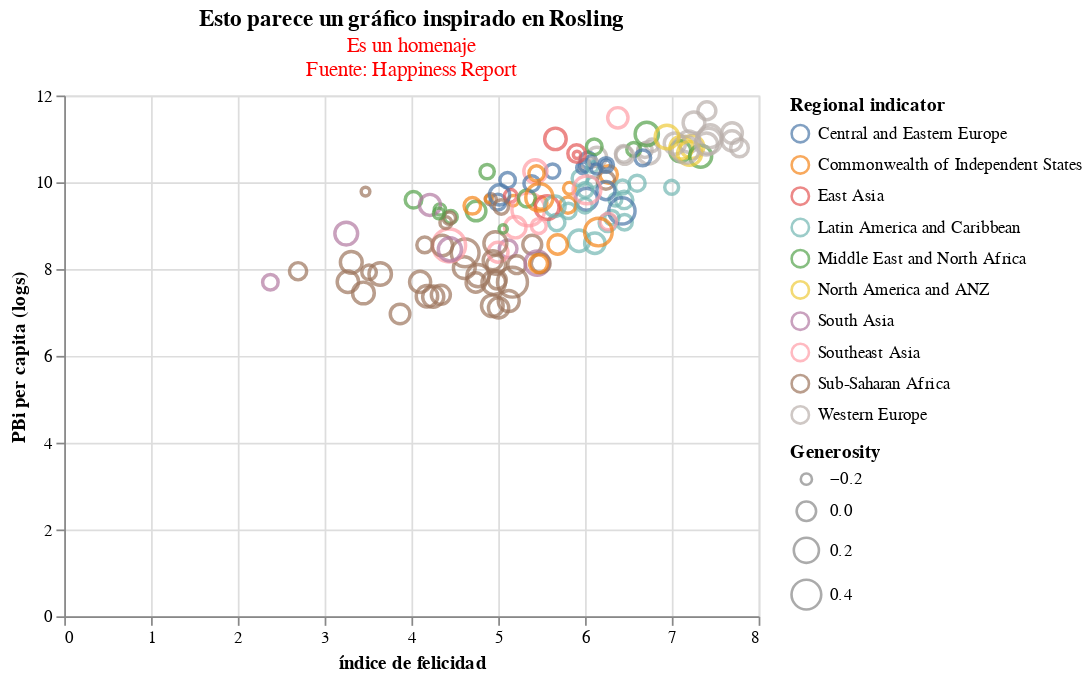

Notebook code for this chart:
### Code cell
#Cambiando los titulos de los ejes
## Para ver los palettes disponibles https://vega.github.io/vega/docs/schemes/
alt.Chart(happy).mark_point().encode(
    x = alt.X("Life Ladder:Q",  title = "índice de felicidad"),
    y = alt.Y("Log GDP per capita:Q" ,  title = "PBi per capita (logs)"),
    color = alt.Color("Regional indicator", scale=alt.Scale(scheme='tableau10')),
    size = alt.Size('Generosity')
    ).interactive().properties(
    title={
      "text": ["Esto parece un gráfico inspirado en Rosling"], 
      "subtitle": ["Es un homenaje",
                   "Fuente: Happiness Report"],
      "color": "Black",
      "subtitleColor": "Red"
    })

### Figure 1 — Vega-Lite specification as saved in the notebook (floating-point values rounded to 4 significant figures; data arrays with more than 128 entries replaced by an {"elided": "..."} marker saying what was removed)
{"config": {"view": {"continuousWidth": 400, "continuousHeight": 300}}, "data": {"name": "data-47ad6161b4b1992334eddc97066a403a"}, "mark": "point", "encoding": {"color": {"type": "nominal", "field": "Regional indicator", "scale": {"scheme": "tableau10"}}, "size": {"type": "quantitative", "field": "Generosity"}, "x": {"type": "quantitative", "field": "Life Ladder", "title": "índice de felicidad"}, "y": {"type": "quantitative", "field": "Log GDP per capita", "title": "PBi per capita (logs)"}}, "selection": {"selector007": {"type": "interval", "bind": "scales", "encodings": ["x", "y"]}}, "title": {"text": ["Esto parece un gráfico inspirado en Rosling"], "subtitle": ["Es un homenaje", "Fuente: Happiness Report"], "color": "Black", "subtitleColor": "Red"}, "$schema": "https://vega.github.io/schema/vega-lite/v4.8.1.json", "datasets": {"data-47ad6161b4b1992334eddc97066a403a": {"elided": "144 records"}}}
